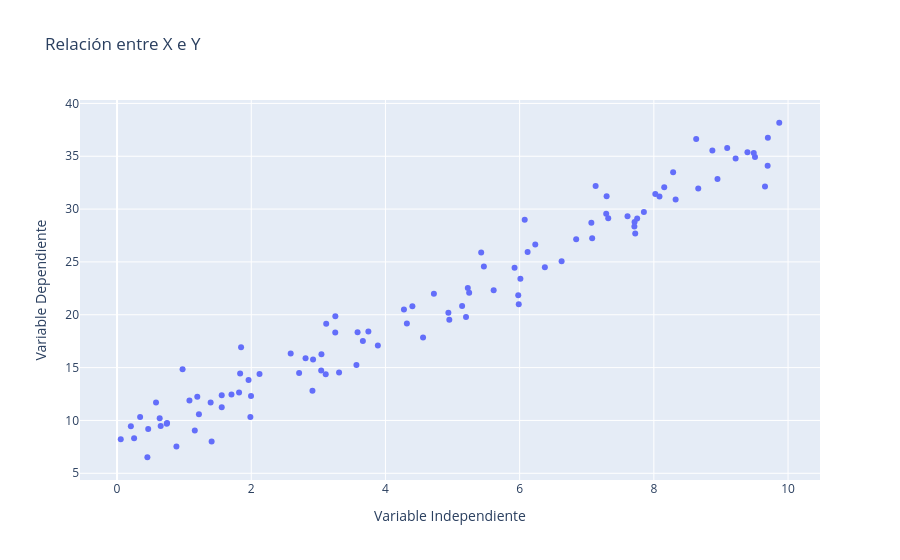

Notebook code for this chart:
### Markdown cell above
## ¿Cómo se eligen los coeficientes $\beta_0$ y $\beta_1$?

El método OLS encuentra los valores óptimos de $\beta_0$ (intersección) y $\beta_1$ (pendiente) que **minimizan la suma de los errores al cuadrado** (SSR). Esto se logra derivando la función de pérdida (el SSR) con respecto a cada parámetro y resolviendo el sistema resultante.

### Fórmulas para regresión lineal simple

Dado un conjunto de datos $(x_i, y_i)$, los coeficientes se calculan como:

$$
\beta_1 = \frac{\sum_{i=1}^n (x_i - \bar{x})(y_i - \bar{y})}{\sum_{i=1}^n (x_i - \bar{x})^2}
$$

$$
\beta_0 = \bar{y} - \beta_1 \bar{x}
$$

Donde:
- $\bar{x}$ es la media de los valores de $x$
- $\bar{y}$ es la media de los valores de $y$

### Interpretación

- $\beta_1$ representa el **cambio esperado en $y$ por cada unidad de cambio en $x$**.
- $\beta_0$ representa el **valor esperado de $y$ cuando $x = 0$**.

### 
Ejemplo con datos

Supón que tienes:

| x | y |
|---|---|
| 1 | 2 |
| 2 | 4 |
| 3 | 5 |

Calculamos:

- $\bar{x} = \frac{1 + 2 + 3}{3} = 2$
- $\bar{y} = \frac{2 + 4 + 5}{3} = 3.67$

Luego:

$$
\beta_1 = \frac{(1-2)(2-3.67) + (2-2)(4-3.67) + (3-2)(5-3.67)}{(1-2)^2 + (2-2)^2 + (3-2)^2}
= \frac{(-1)(-1.67) + (0)(0.33) + (1)(1.33)}{1 + 0 + 1}
= \frac{1.67 + 0 + 1.33}{2} = \frac{3}{2} = 1.5
$$

$$
\beta_0 = 3.67 - 1.5 \cdot 2 = 3.67 - 3 = 0.67
$$

Entonces el modelo ajustado sería:

$$
\hat{y} = 0.67 + 1.5x
$$

---

Estos coeficientes son los que **minimizan el SSR** y definen la recta de mejor ajuste para los datos observados.

### Code cell
# Generar un dataset más complejo para análisis de regresión
import numpy as np
import pandas as pd
import plotly.express as px

# Generar datos simulados
np.random.seed(42)
X = np.random.uniform(0, 10, 100)
Y = 3 * X + 7 + np.random.normal(0, 2, 100)

data = pd.DataFrame({'X': X, 'Y': Y})

# Visualizar los datos
fig = px.scatter(data, x='X', y='Y', title='Relación entre X e Y', labels={'X': 'Variable Independiente', 'Y': 'Variable Dependiente'})
fig.show()

### Figure 1 — Plotly figure (JSON) as saved in the notebook; plotly's stock layout.template omitted (floating-point values rounded to 4 significant figures)
{"data": [{"hovertemplate": "Variable Independiente=%{x}<br>Variable Dependiente=%{y}<extra></extra>", "legendgroup": "", "marker": {"color": "#636efa", "symbol": "circle"}, "mode": "markers", "name": "", "orientation": "v", "showlegend": false, "type": "scatter", "x": [3.745, 9.507, 7.32, 5.987, 1.56, 1.56, 0.5808, 8.662, 6.011, 7.081, 0.2058, 9.699, 8.324, 2.123, 1.818, 1.834, 3.042, 5.248, 4.319, 2.912, 6.119, 1.395, 2.921, 3.664, 4.561, 7.852, 1.997, 5.142, 5.924, 0.4645, 6.075, 1.705, 0.6505, 9.489, 9.656, 8.084, 3.046, 0.9767, 6.842, 4.402, 1.22, 4.952, 0.3439, 9.093, 2.588, 6.625, 3.117, 5.201, 5.467, 1.849, 9.696, 7.751, 9.395, 8.948, 5.979, 9.219, 0.8849, 1.96, 0.4523, 3.253, 3.887, 2.713, 8.287, 3.568, 2.809, 5.427, 1.409, 8.022, 0.7455, 9.869, 7.722, 1.987, 0.05522, 8.155, 7.069, 7.29, 7.713, 0.7404, 3.585, 1.159, 8.631, 6.233, 3.309, 0.6356, 3.11, 3.252, 7.296, 6.376, 8.872, 4.722, 1.196, 7.132, 7.608, 5.613, 7.71, 4.938, 5.227, 4.275, 0.2542, 1.079], "xaxis": "x", "y": [18.41, 34.92, 29.14, 20.98, 11.24, 12.39, 11.7, 31.95, 23.42, 27.24, 9.448, 36.75, 30.91, 14.4, 12.65, 14.44, 14.72, 22.09, 19.17, 12.81, 25.95, 11.71, 15.77, 17.52, 17.85, 29.71, 12.3, 20.82, 24.45, 9.202, 29.0, 12.46, 9.467, 35.32, 32.13, 31.2, 16.26, 14.86, 27.14, 20.81, 10.59, 19.52, 10.32, 35.78, 16.35, 25.06, 19.16, 19.8, 24.58, 16.93, 34.11, 29.12, 35.38, 32.84, 21.84, 34.79, 7.53, 13.83, 6.518, 19.86, 17.09, 14.5, 33.49, 15.24, 15.88, 25.9, 8.013, 31.44, 9.756, 38.17, 27.69, 10.32, 8.21, 32.06, 28.71, 29.56, 28.78, 9.686, 18.34, 9.047, 36.62, 26.65, 14.54, 10.22, 14.38, 18.33, 31.21, 24.49, 35.54, 21.99, 12.23, 32.19, 29.33, 22.33, 28.35, 20.18, 22.53, 20.51, 8.316, 11.89], "yaxis": "y"}], "layout": {"legend": {"tracegroupgap": 0}, "title": {"text": "Relación entre X e Y"}, "xaxis": {"anchor": "y", "domain": [0.0, 1.0], "title": {"text": "Variable Independiente"}}, "yaxis": {"anchor": "x", "domain": [0.0, 1.0], "title": {"text": "Variable Dependiente"}}}}
